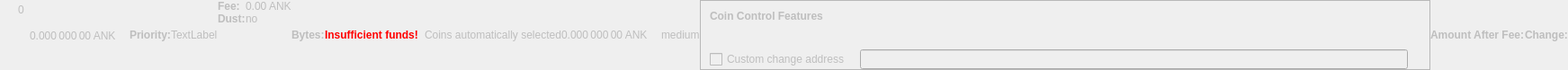
    <widget class="QWidget" name="dummyHideWidget" native="true">
     <property name="enabled">
      <bool>false</bool>
     </property>
     <property name="maximumSize">
      <size>
       <width>100</width>
       <height>22</height>
      </size>
     </property>
     <layout class="QHBoxLayout" name="dummyHideLayout">
      <property name="spacing">
       <number>0</number>
      </property>
      <property name="leftMargin">
       <number>0</number>
      </property>
      <property name="topMargin">
       <number>0</number>
      </property>
      <property name="rightMargin">
       <number>0</number>
      </property>
      <property name="bottomMargin">
       <number>0</number>
      </property>
      <item>
       <layout class="QFormLayout" name="formLayoutCoinControl1">
        <property name="horizontalSpacing">
         <number>10</number>
        </property>
        <property name="verticalSpacing">
         <number>14</number>
        </property>
        <property name="leftMargin">
         <number>10</number>
        </property>
        <property name="topMargin">
         <number>4</number>
        </property>
        <property name="rightMargin">
         <number>6</number>
        </property>
        <item row="0" column="1">
         <widget class="QLabel" name="labelCoinControlBytes">
          <property name="cursor">
           <cursorShape>IBeamCursor</cursorShape>
          </property>
          <property name="contextMenuPolicy">
           <enum>Qt::ActionsContextMenu</enum>
          </property>
          <property name="text">
           <string notr="true">0</string>
          </property>
          <property name="textInteractionFlags">
           <set>Qt::LinksAccessibleByMouse|Qt::TextSelectableByKeyboard|Qt::TextSelectableByMouse</set>
          </property>
         </widget>
        </item>
       </layout>
      </item>
      <item>
       <widget class="QLabel" name="labelCoinControlAfterFee">
        <property name="enabled">
         <bool>false</bool>
        </property>
        <property name="sizePolicy">
         <sizepolicy hsizetype="Fixed" vsizetype="Fixed">
          <horstretch>0</horstretch>
          <verstretch>0</verstretch>
         </sizepolicy>
        </property>
        <property name="minimumSize">
         <size>
          <width>111</width>
          <height>12</height>
         </size>
        </property>
        <property name="maximumSize">
         <size>
          <width>111</width>
          <height>12</height>
         </size>
        </property>
        <property name="cursor">
         <cursorShape>IBeamCursor</cursorShape>
        </property>
        <property name="contextMenuPolicy">
         <enum>Qt::ActionsContextMenu</enum>
        </property>
        <property name="text">
         <string notr="true">0.000 000 00 ANK</string>
        </property>
        <property name="textInteractionFlags">
         <set>Qt::LinksAccessibleByMouse|Qt::TextSelectableByKeyboard|Qt::TextSelectableByMouse</set>
        </property>
       </widget>
      </item>
      <item>
       <widget class="QLabel" name="labelCoinControlPriorityText">
        <property name="enabled">
         <bool>false</bool>
        </property>
        <property name="font">
         <font>
          <weight>75</weight>
          <bold>true</bold>
         </font>
        </property>
        <property name="text">
         <string>Priority:</string>
        </property>
       </widget>
      </item>
      <item>
       <layout class="QHBoxLayout" name="horizontalLayout">
        <item>
         <widget class="QLabel" name="WarningLabel">
          <property name="text">
           <string>TextLabel</string>
          </property>
         </widget>
        </item>
       </layout>
      </item>
      <item>
       <layout class="QFormLayout" name="formLayoutCoinControl3">
        <property name="horizontalSpacing">
         <number>0</number>
        </property>
        <property name="verticalSpacing">
         <number>0</number>
        </property>
        <property name="leftMargin">
         <number>0</number>
        </property>
        <property name="topMargin">
         <number>0</number>
        </property>
        <property name="rightMargin">
         <number>0</number>
        </property>
        <item row="0" column="0">
         <widget class="QLabel" name="labelCoinControlFeeText">
          <property name="enabled">
           <bool>false</bool>
          </property>
          <property name="font">
           <font>
            <weight>75</weight>
            <bold>true</bold>
           </font>
          </property>
          <property name="text">
           <string>Fee:</string>
          </property>
          <property name="margin">
           <number>0</number>
          </property>
         </widget>
        </item>
        <item row="0" column="1">
         <widget class="QLabel" name="labelCoinControlFee">
          <property name="enabled">
           <bool>false</bool>
          </property>
          <property name="cursor">
           <cursorShape>IBeamCursor</cursorShape>
          </property>
          <property name="contextMenuPolicy">
           <enum>Qt::ActionsContextMenu</enum>
          </property>
          <property name="text">
           <string notr="true">0.00 ANK</string>
          </property>
          <property name="textInteractionFlags">
           <set>Qt::LinksAccessibleByMouse|Qt::TextSelectableByKeyboard|Qt::TextSelectableByMouse</set>
          </property>
         </widget>
        </item>
        <item row="1" column="0">
         <widget class="QLabel" name="labelCoinControlLowOutputText">
          <property name="enabled">
           <bool>false</bool>
          </property>
          <property name="font">
           <font>
            <weight>75</weight>
            <bold>true</bold>
           </font>
          </property>
          <property name="text">
           <string>Dust:</string>
          </property>
         </widget>
        </item>
        <item row="1" column="1">
         <widget class="QLabel" name="labelCoinControlLowOutput">
          <property name="enabled">
           <bool>false</bool>
          </property>
          <property name="cursor">
           <cursorShape>IBeamCursor</cursorShape>
          </property>
          <property name="contextMenuPolicy">
           <enum>Qt::ActionsContextMenu</enum>
          </property>
          <property name="text">
           <string>no</string>
          </property>
          <property name="textInteractionFlags">
           <set>Qt::LinksAccessibleByMouse|Qt::TextSelectableByKeyboard|Qt::TextSelectableByMouse</set>
          </property>
         </widget>
        </item>
       </layout>
      </item>
      <item>
       <widget class="QLabel" name="labelCoinControlBytesText">
        <property name="enabled">
         <bool>false</bool>
        </property>
        <property name="font">
         <font>
          <weight>75</weight>
          <bold>true</bold>
         </font>
        </property>
        <property name="text">
         <string>Bytes:</string>
        </property>
       </widget>
      </item>
      <item>
       <layout class="QFormLayout" name="formLayoutCoinControl2">
        <property name="horizontalSpacing">
         <number>0</number>
        </property>
        <property name="verticalSpacing">
         <number>0</number>
        </property>
        <property name="leftMargin">
         <number>0</number>
        </property>
        <property name="topMargin">
         <number>0</number>
        </property>
        <property name="rightMargin">
         <number>0</number>
        </property>
       </layout>
      </item>
      <item>
       <layout class="QHBoxLayout" name="horizontalLayoutCoinControl2">
        <property name="spacing">
         <number>0</number>
        </property>
        <property name="bottomMargin">
         <number>0</number>
        </property>
       </layout>
      </item>
      <item>
       <widget class="QLabel" name="labelCoinControlInsuffFunds">
        <property name="enabled">
         <bool>false</bool>
        </property>
        <property name="minimumSize">
         <size>
          <width>0</width>
          <height>0</height>
         </size>
        </property>
        <property name="font">
         <font>
          <weight>75</weight>
          <bold>true</bold>
         </font>
        </property>
        <property name="styleSheet">
         <string notr="true">color:red;font-weight:bold;</string>
        </property>
        <property name="text">
         <string>Insufficient funds!</string>
        </property>
        <property name="margin">
         <number>5</number>
        </property>
       </widget>
      </item>
      <item>
       <layout class="QFormLayout" name="formLayoutCoinControl4">
        <property name="horizontalSpacing">
         <number>0</number>
        </property>
        <property name="verticalSpacing">
         <number>0</number>
        </property>
        <property name="leftMargin">
         <number>0</number>
        </property>
        <property name="topMargin">
         <number>0</number>
        </property>
        <property name="rightMargin">
         <number>0</number>
        </property>
       </layout>
      </item>
      <item>
       <widget class="QLabel" name="labelCoinControlChangeLabel">
        <property name="enabled">
         <bool>false</bool>
        </property>
        <property name="sizePolicy">
         <sizepolicy hsizetype="Preferred" vsizetype="Expanding">
          <horstretch>0</horstretch>
          <verstretch>0</verstretch>
         </sizepolicy>
        </property>
        <property name="minimumSize">
         <size>
          <width>0</width>
          <height>0</height>
         </size>
        </property>
        <property name="text">
         <string/>
        </property>
        <property name="margin">
         <number>3</number>
        </property>
       </widget>
      </item>
      <item>
       <widget class="QLabel" name="labelCoinControlAutomaticallySelected">
        <property name="enabled">
         <bool>false</bool>
        </property>
        <property name="sizePolicy">
         <sizepolicy hsizetype="Fixed" vsizetype="Fixed">
          <horstretch>0</horstretch>
          <verstretch>0</verstretch>
         </sizepolicy>
        </property>
        <property name="minimumSize">
         <size>
          <width>0</width>
          <height>0</height>
         </size>
        </property>
        <property name="maximumSize">
         <size>
          <width>240</width>
          <height>16777215</height>
         </size>
        </property>
        <property name="text">
         <string>Coins automatically selected</string>
        </property>
        <property name="margin">
         <number>5</number>
        </property>
       </widget>
      </item>
      <item>
       <widget class="QLabel" name="labelCoinControlChange">
        <property name="enabled">
         <bool>false</bool>
        </property>
        <property name="sizePolicy">
         <sizepolicy hsizetype="Fixed" vsizetype="Fixed">
          <horstretch>0</horstretch>
          <verstretch>0</verstretch>
         </sizepolicy>
        </property>
        <property name="minimumSize">
         <size>
          <width>111</width>
          <height>0</height>
         </size>
        </property>
        <property name="maximumSize">
         <size>
          <width>111</width>
          <height>16777215</height>
         </size>
        </property>
        <property name="cursor">
         <cursorShape>IBeamCursor</cursorShape>
        </property>
        <property name="contextMenuPolicy">
         <enum>Qt::ActionsContextMenu</enum>
        </property>
        <property name="text">
         <string notr="true">0.000 000 00 ANK</string>
        </property>
        <property name="textInteractionFlags">
         <set>Qt::LinksAccessibleByMouse|Qt::TextSelectableByKeyboard|Qt::TextSelectableByMouse</set>
        </property>
       </widget>
      </item>
      <item>
       <widget class="QLabel" name="labelCoinControlPriority">
        <property name="enabled">
         <bool>false</bool>
        </property>
        <property name="cursor">
         <cursorShape>IBeamCursor</cursorShape>
        </property>
        <property name="contextMenuPolicy">
         <enum>Qt::ActionsContextMenu</enum>
        </property>
        <property name="text">
         <string>medium</string>
        </property>
        <property name="textInteractionFlags">
         <set>Qt::LinksAccessibleByMouse|Qt::TextSelectableByKeyboard|Qt::TextSelectableByMouse</set>
        </property>
       </widget>
      </item>
      <item>
       <widget class="QFrame" name="frameCoinControl">
        <property name="sizePolicy">
         <sizepolicy hsizetype="Expanding" vsizetype="Expanding">
          <horstretch>0</horstretch>
          <verstretch>0</verstretch>
         </sizepolicy>
        </property>
        <property name="maximumSize">
         <size>
          <width>16777215</width>
          <height>16777215</height>
         </size>
        </property>
        <property name="frameShape">
         <enum>QFrame::StyledPanel</enum>
        </property>
        <property name="frameShadow">
         <enum>QFrame::Sunken</enum>
        </property>
        <layout class="QVBoxLayout" name="verticalLayoutCoinControl2_2">
         <property name="spacing">
          <number>0</number>
         </property>
         <property name="leftMargin">
          <number>0</number>
         </property>
         <property name="topMargin">
          <number>0</number>
         </property>
         <property name="rightMargin">
          <number>0</number>
         </property>
         <property name="bottomMargin">
          <number>0</number>
         </property>
         <item>
          <layout class="QVBoxLayout" name="verticalLayoutCoinControl" stretch="0,0,0,1">
           <property name="spacing">
            <number>0</number>
           </property>
           <property name="leftMargin">
            <number>10</number>
           </property>
           <property name="topMargin">
            <number>10</number>
           </property>
           <item>
            <layout class="QHBoxLayout" name="horizontalLayoutCoinControl1">
             <property name="bottomMargin">
              <number>15</number>
             </property>
             <item>
              <widget class="QLabel" name="labelCoinControlFeatures">
               <property name="enabled">
                <bool>false</bool>
               </property>
               <property name="sizePolicy">
                <sizepolicy hsizetype="Preferred" vsizetype="Maximum">
                 <horstretch>0</horstretch>
                 <verstretch>0</verstretch>
                </sizepolicy>
               </property>
               <property name="font">
                <font>
                 <weight>75</weight>
                 <bold>true</bold>
                </font>
               </property>
               <property name="styleSheet">
                <string notr="true">font-weight:bold;</string>
               </property>
               <property name="text">
                <string>Coin Control Features</string>
               </property>
              </widget>
             </item>
            </layout>
           </item>
           <item>
            <widget class="QWidget" name="widgetCoinControl" native="true">
             <property name="sizePolicy">
              <sizepolicy hsizetype="Preferred" vsizetype="Preferred">
               <horstretch>0</horstretch>
               <verstretch>0</verstretch>
              </sizepolicy>
             </property>
             <property name="minimumSize">
              <size>
               <width>0</width>
               <height>0</height>
              </size>
             </property>
             <property name="styleSheet">
              <string notr="true"/>
             </property>
             <layout class="QHBoxLayout" name="horizontalLayoutCoinControl5_2">
              <property name="leftMargin">
               <number>0</number>
              </property>
              <property name="topMargin">
               <number>0</number>
              </property>
              <property name="rightMargin">
               <number>0</number>
              </property>
              <property name="bottomMargin">
               <number>0</number>
              </property>
              <item>
               <layout class="QHBoxLayout" name="horizontalLayoutCoinControl3">
                <property name="spacing">
                 <number>20</number>
                </property>
                <property name="topMargin">
                 <number>0</number>
                </property>
                <property name="bottomMargin">
                 <number>10</number>
                </property>
               </layout>
              </item>
             </layout>
            </widget>
           </item>
           <item>
            <layout class="QHBoxLayout" name="horizontalLayoutCoinControl4" stretch="0,0,0">
             <property name="spacing">
              <number>12</number>
             </property>
             <property name="sizeConstraint">
              <enum>QLayout::SetDefaultConstraint</enum>
             </property>
             <property name="topMargin">
              <number>5</number>
             </property>
             <property name="rightMargin">
              <number>5</number>
             </property>
             <item>
              <widget class="QCheckBox" name="checkBoxCoinControlChange">
               <property name="enabled">
                <bool>false</bool>
               </property>
               <property name="toolTip">
                <string>If this is activated, but the change address is empty or invalid, change will be sent to a newly generated address.</string>
               </property>
               <property name="text">
                <string>Custom change address</string>
               </property>
              </widget>
             </item>
             <item>
              <widget class="QValidatedLineEdit" name="lineEditCoinControlChange">
               <property name="enabled">
                <bool>false</bool>
               </property>
               <property name="sizePolicy">
                <sizepolicy hsizetype="Expanding" vsizetype="Fixed">
                 <horstretch>0</horstretch>
                 <verstretch>0</verstretch>
                </sizepolicy>
               </property>
              </widget>
             </item>
             <item>
              <widget class="QLabel" name="labelCoinControlChangeLabel_2">
               <property name="sizePolicy">
                <sizepolicy hsizetype="Preferred" vsizetype="Expanding">
                 <horstretch>0</horstretch>
                 <verstretch>0</verstretch>
                </sizepolicy>
               </property>
               <property name="minimumSize">
                <size>
                 <width>0</width>
                 <height>0</height>
                </size>
               </property>
               <property name="text">
                <string/>
               </property>
               <property name="margin">
                <number>3</number>
               </property>
              </widget>
             </item>
            </layout>
           </item>
           <item>
            <spacer name="verticalSpacerCoinControl">
             <property name="orientation">
              <enum>Qt::Vertical</enum>
             </property>
             <property name="sizeHint" stdset="0">
              <size>
               <width>800</width>
               <height>1</height>
              </size>
             </property>
            </spacer>
           </item>
          </layout>
         </item>
        </layout>
       </widget>
      </item>
      <item>
       <widget class="QLabel" name="labelCoinControlAfterFeeText">
        <property name="enabled">
         <bool>false</bool>
        </property>
        <property name="minimumSize">
         <size>
          <width>0</width>
          <height>0</height>
         </size>
        </property>
        <property name="maximumSize">
         <size>
          <width>16777215</width>
          <height>16777215</height>
         </size>
        </property>
        <property name="font">
         <font>
          <weight>75</weight>
          <bold>true</bold>
         </font>
        </property>
        <property name="text">
         <string>Amount After Fee:</string>
        </property>
        <property name="alignment">
         <set>Qt::AlignLeading|Qt::AlignLeft|Qt::AlignVCenter</set>
        </property>
        <property name="margin">
         <number>0</number>
        </property>
       </widget>
      </item>
      <item>
       <widget class="QLabel" name="labelCoinControlChangeText">
        <property name="enabled">
         <bool>false</bool>
        </property>
        <property name="sizePolicy">
         <sizepolicy hsizetype="Preferred" vsizetype="Preferred">
          <horstretch>0</horstretch>
          <verstretch>0</verstretch>
         </sizepolicy>
        </property>
        <property name="minimumSize">
         <size>
          <width>0</width>
          <height>0</height>
         </size>
        </property>
        <property name="maximumSize">
         <size>
          <width>16777215</width>
          <height>16777215</height>
         </size>
        </property>
        <property name="font">
         <font>
          <weight>75</weight>
          <bold>true</bold>
         </font>
        </property>
        <property name="text">
         <string>Change:</string>
        </property>
        <property name="alignment">
         <set>Qt::AlignLeading|Qt::AlignLeft|Qt::AlignVCenter</set>
        </property>
       </widget>
      </item>
     </layout>
    </widget>
